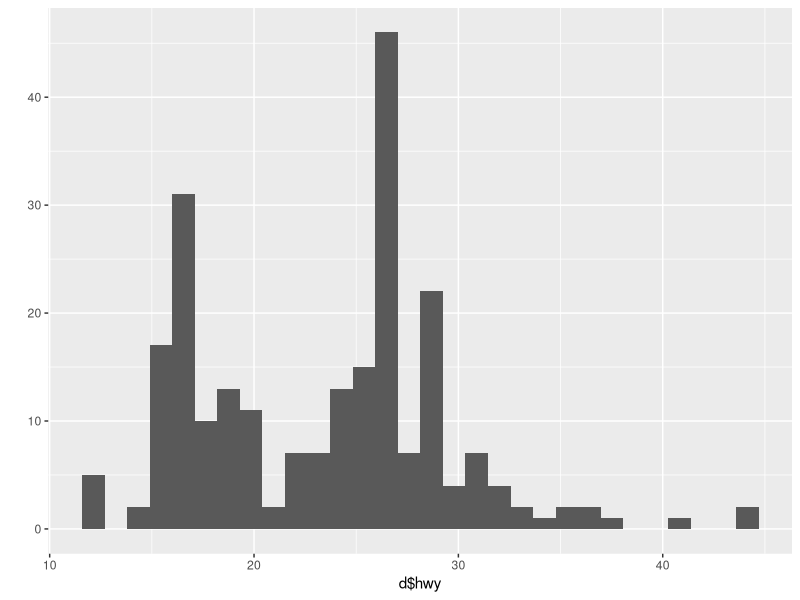
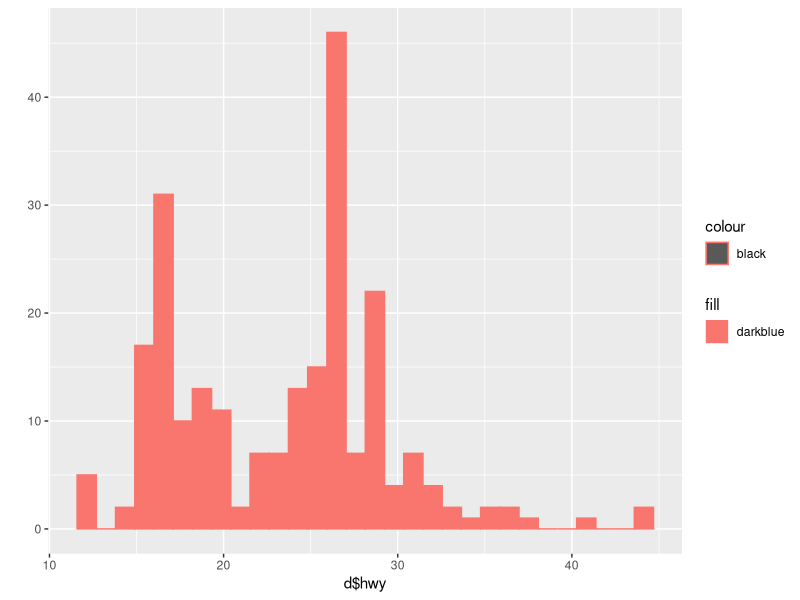
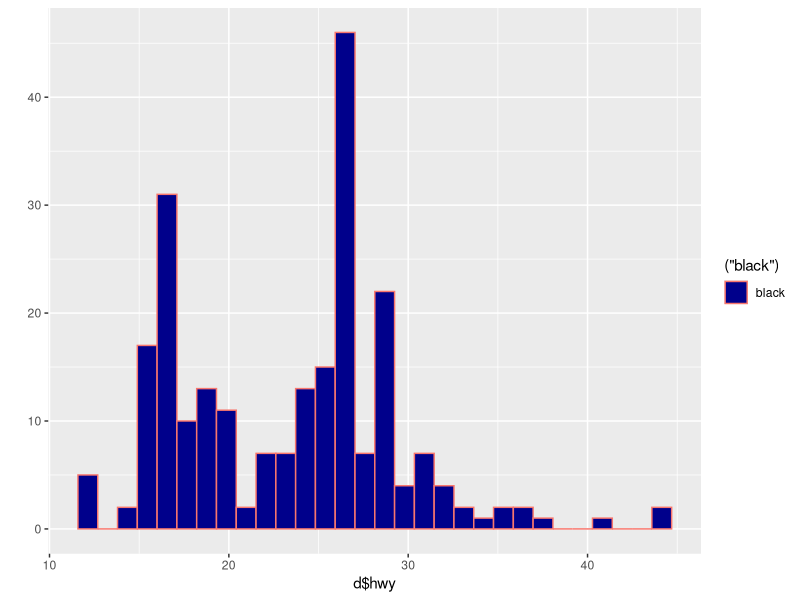
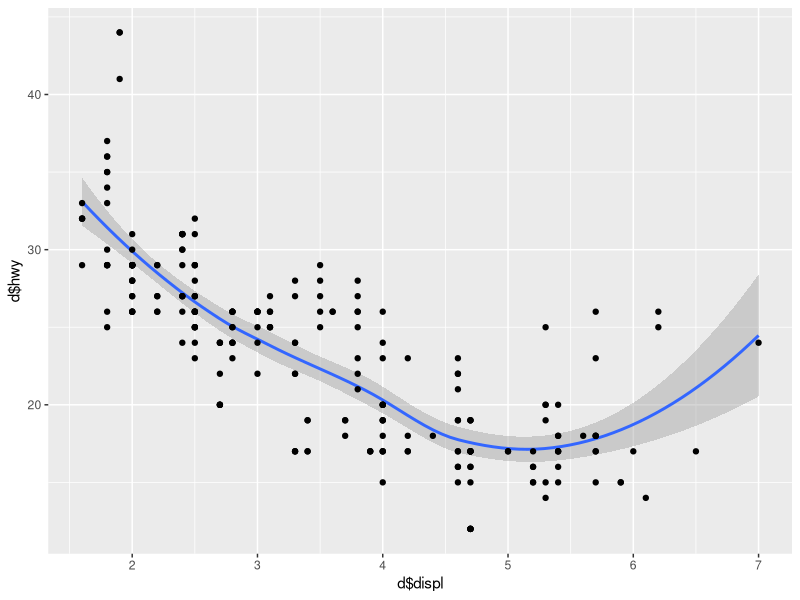
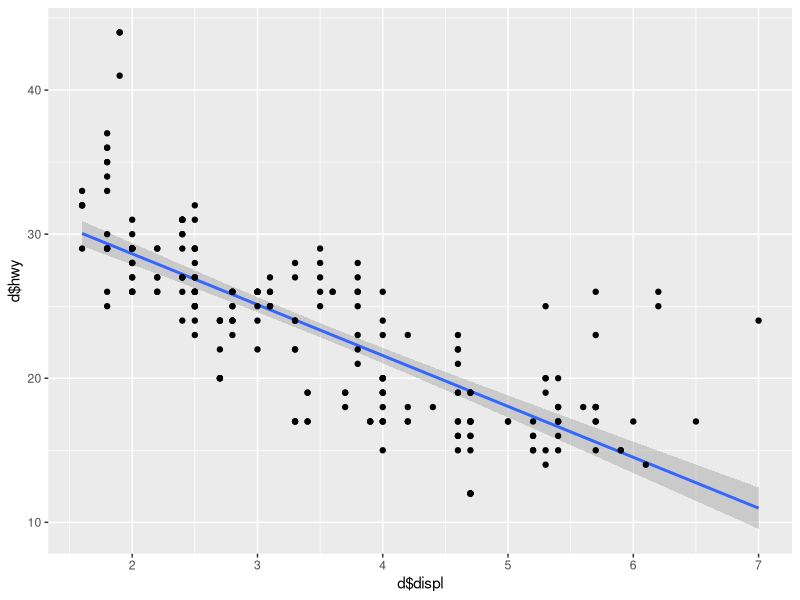
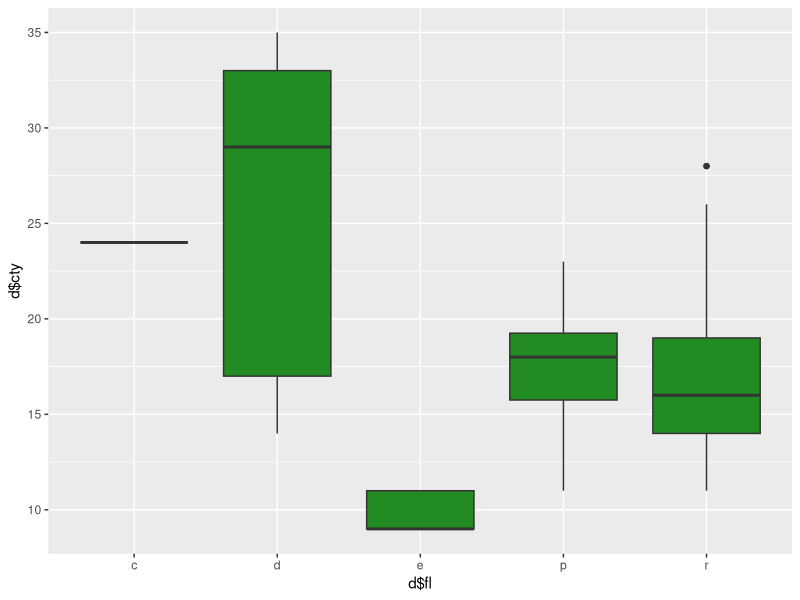
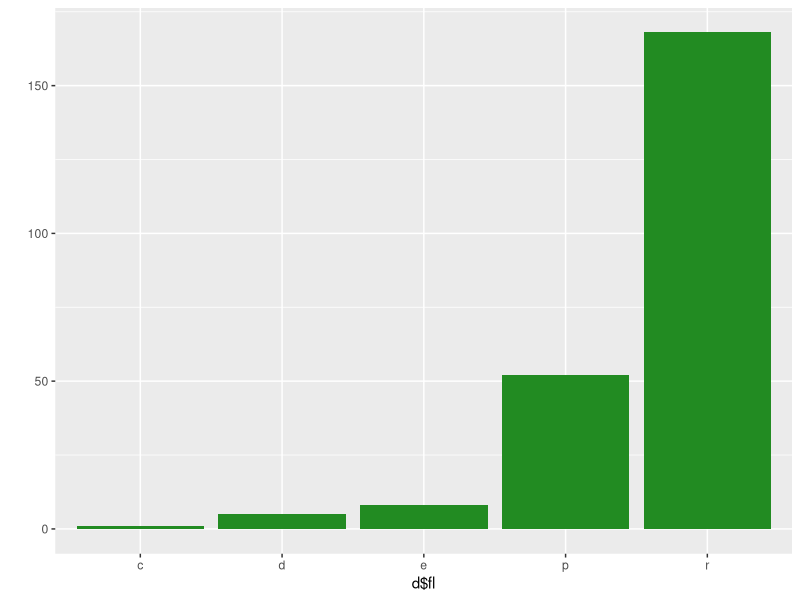
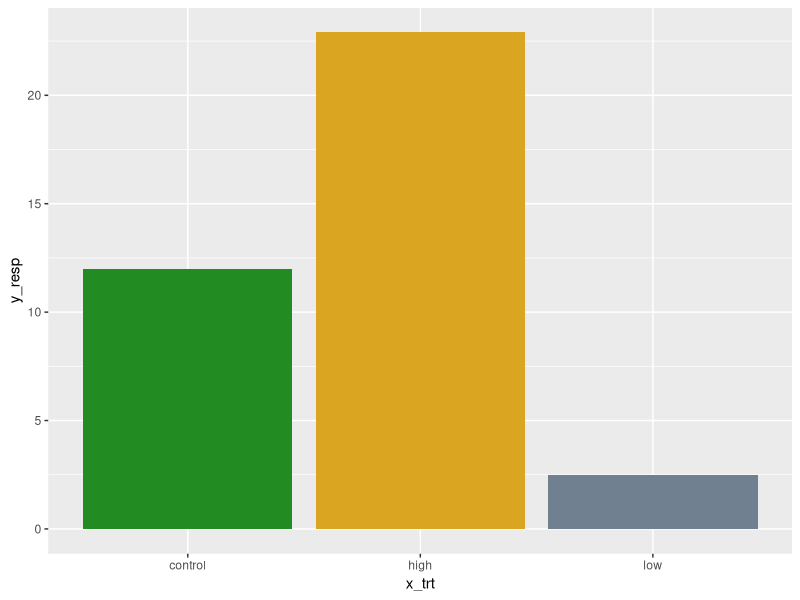

Here is the R script that generated these plots, in order:
#### ggplot 2
### 24 January 2023
### JWE 

library(ggplot2)
library(ggthemes)
library(patchwork)

#### Template for ggplot code
### ggplot(data=<DATA>, mapping = aes(x= xVar, y = yVar)) + 
### <GEOM FUNCTION> ##geom_boxplot()
### print(p1)

### Load in a built-in data set 
data(mpg)
d <- mpg
str(mpg)

library(dplyr)
glimpse(d)

### qplot: quick, plotting
qplot(x=d$hwy)

qplot(x=d$hwy, fill = "darkblue", color = "black")
# I function around the colors for it to properly recognize it 
qplot(x=d$hwy, fill = I("darkblue"), color = ("black"))

# scatterplot 
qplot(x=d$displ, y=d$hwy, geom = c("smooth", "point"))
# here geom is an argument, wihtout the heom there would be no curve or somoothness

# to plot a linear model
qplot(x=d$displ, y=d$hwy, geom = c("smooth", "point"), method="lm")

# boxplot
qplot(x=d$fl, y=d$cty, geom = "boxplot", fill = I("forestgreen"))

# bar plot
qplot(x= d$fl, geom ="bar", fill=I("forestgreen"))

### Create some data (specified counts)
x_trt <- c("control", "low", "high")
y_resp <- c(12, 2.5, 22.9)
qplot(x=x_trt, y=y_resp, geom="col", fill=I(c("forestgreen", "slategray", "goldenrod")))

#### ggplot uses data frames instead of vectors (like 1plot did)

p1 <- ggplot(data=d, mapping=aes(x=displ, y=cty, color=cyl))
p1
# if just run above it's a blank plot, we need to add a + sign at the end
# uses data frames without having to sopecify columns each time

p1 <- ggplot(data=d, mapping=aes(x=displ, y=cty, color=cyl)) + geom_point()
p1

# best practice to save the main plot as a variable and add plot arguments to it after

p1 + theme_base()
# changes the background of the plot

p1 + theme_bw()
# black and white grid lines underneath

p1 + theme_classic()
# different margins

p1 + theme_linedraw()

p1 + theme_dark()
# dark background dim

p1 + theme_minimal()
# no axis marks

p1 + theme_void()
# nothing but the points

p1 + theme_economist()
# econ type plot 

p1 + theme_bw(base_size = 30, base_family = "serif")
# how to change the font size and the font type 

p2 <- ggplot(data=d, aes(x=fl, fill=fl)) + geom_bar()
p2
## can add argument below that flips coordinates such that x-axis is now on y
p2 + coord_flip() + theme_classic(base_size = 15, base_family = "sans")

# Theme modifications 
p3 <- ggplot(data=d, aes(x=displ, y=cty)) + geom_point(size=4, shape=21, color="magenta", fill="black") + xlab("Count") + ylab("Fuel") + labs(title = "My title here", subtitle = "my subtitle goes here") # x= and y = for axis 
p3
# to change points must make sure the shape has color and fill (shape 21 allows you to change both)

# to get 1 to 10 for x-axis
p3 + xlim(1, 10) + ylim(0, 35)

ggplot(data=d, aes(x=class, y=hwy, fill=class)) + geom_boxplot() 

# to manually change the color of the boxplot 
library(viridis)
cols <- viridis(7)
# plasma, turbo, viridis are other options
ggplot(data=d, aes(x=class, y=hwy, fill=class)) + geom_boxplot() + scale_fill_manual(values=cols)


library(patchwork)
# patchwork puts graphs together in a nice way
p1 + p2 + p3
# puts them in same row

# puts on top of another /
p1 / p2 / p3

# to group them 
(p1 + p2) / p3

# patchwork creates mosaic graphs




